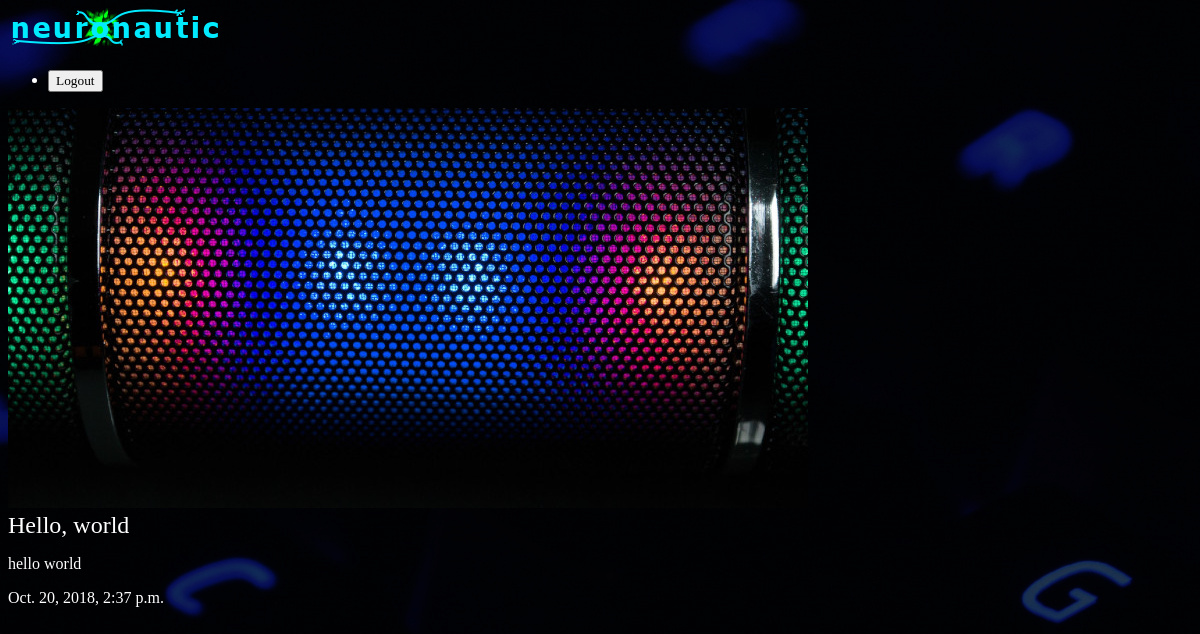
The app's page /neuron/hello-world/ with its own data.
### neuron/models.py (models this page shows, shortened)
class Article(models.Model):
    title = models.CharField(max_length=100)
    slug = models.SlugField()
    body = models.TextField()
    date = models.DateTimeField(auto_now_add=True)
    thumb = models.ImageField(default='default.png', blank=True)

### neuron/views.py (the view)
# urls.py: url(r'^(?P<slug>[\w-]+)/$',views.article_detail, name="detail"),
def article_detail(request, slug):
    article = Article.objects.get(slug=slug)
    return render(request, 'articles/article_detail.html',{'article':article})

### neuron/templates/articles/article_detail.html
{% extends 'base_layout.html' %}
{% block content %}
<div class="article-detail">
    <div class="article">
        <img src="{{ article.thumb.url }}" alt="tumbnail"/>
        <h2>{{ article.title }}</h2>
        <p>{{ article.body }}</p>
        <p>{{ article.date }}</p>
    </div>
</div>
{% endblock %}

### assets/style.css (style rules this page uses)
body { background-color: #0f121f; background-image: url(pexels-photo-1010496.jpeg); background-blend-mode: soft-light; background-repeat-y: no-repeat; color: #fff; }
body * { font-family: Ubuntu; }
h1,h2,h3,h4,h5 { font-weight: normal; margin: 0; }

### records on screen
Article: thumb (picture), title "Hello, world", body "hello world", date "Oct. 20, 2018, 2:37 p.m."
